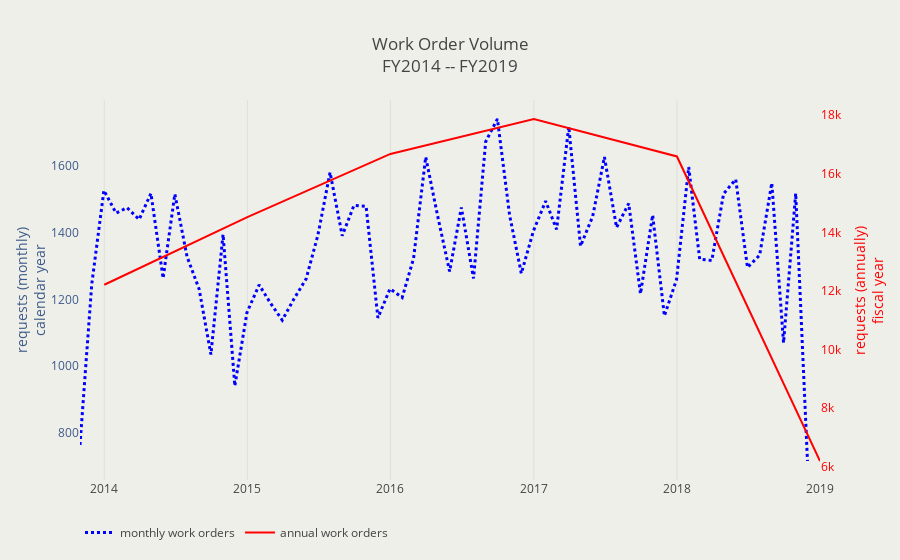

Write notebook code for a chart like this one.
### Code cell
# plot monthly
trace1 = go.Scatter(
    x = [quarter for quarter in df.resample('M')['wo_id'].count().index],
    y = [value for value in df.resample('M')['wo_id'].count()],
    mode = 'lines',
    name = 'monthly work orders',
    line = {'color': 'blue',
           'width': 3,
           'dash': 'dot'}
                    )
trace2 = go.Scatter(
    x = [year for year in work_order_volume.keys()],
    y = [value for value in work_order_volume.values()],
    mode = 'lines',
    name = 'annual work orders',
    line = {'color': 'red',
           'width': 2},
    yaxis = 'y2')
    
layout = go.Layout(
        hovermode = 'closest',
        legend = dict(orientation = 'h'),
        title ='Work Order Volume<br>FY{} -- FY{}'.format(min(df['fiscal_year']),max(df['fiscal_year'])),
        yaxis = dict(title='requests (monthly)<br>calendar year',
                   showgrid = False,
                   titlefont = dict(color = '#3c5a89'),
                   tickfont = dict(color = '#3c5a89')),
    
        yaxis2=dict(title='requests (annually)<br>fiscal year',
                    showgrid = False,
                    titlefont=dict(color='red'),
                    tickfont=dict(color='red'),
                    overlaying='y',
                    side='right'
                    ),
        plot_bgcolor = '#efefea',
        paper_bgcolor = '#efefea'
    )
fig = dict(data=[trace1, trace2], layout=layout)
pyo.iplot(fig)

### Figure 1 — Plotly figure (JSON) as saved in the notebook; plotly's stock layout.template omitted (floating-point values rounded to 4 significant figures)
{"data": [{"line": {"color": "blue", "dash": "dot", "width": 3}, "mode": "lines", "name": "monthly work orders", "type": "scatter", "uid": "e8b3c256-0320-4286-911d-1da6595df8af", "x": ["2013-10-31", "2013-11-30", "2013-12-31", "2014-01-31", "2014-02-28", "2014-03-31", "2014-04-30", "2014-05-31", "2014-06-30", "2014-07-31", "2014-08-31", "2014-09-30", "2014-10-31", "2014-11-30", "2014-12-31", "2015-01-31", "2015-02-28", "2015-03-31", "2015-04-30", "2015-05-31", "2015-06-30", "2015-07-31", "2015-08-31", "2015-09-30", "2015-10-31", "2015-11-30", "2015-12-31", "2016-01-31", "2016-02-29", "2016-03-31", "2016-04-30", "2016-05-31", "2016-06-30", "2016-07-31", "2016-08-31", "2016-09-30", "2016-10-31", "2016-11-30", "2016-12-31", "2017-01-31", "2017-02-28", "2017-03-31", "2017-04-30", "2017-05-31", "2017-06-30", "2017-07-31", "2017-08-31", "2017-09-30", "2017-10-31", "2017-11-30", "2017-12-31", "2018-01-31", "2018-02-28", "2018-03-31", "2018-04-30", "2018-05-31", "2018-06-30", "2018-07-31", "2018-08-31", "2018-09-30", "2018-10-31", "2018-11-30"], "y": [764, 1246, 1527, 1459, 1475, 1440, 1518, 1264, 1516, 1329, 1231, 1035, 1395, 941, 1161, 1244, 1191, 1138, 1202, 1262, 1393, 1581, 1391, 1482, 1479, 1145, 1232, 1206, 1323, 1627, 1453, 1284, 1476, 1263, 1673, 1741, 1453, 1278, 1406, 1495, 1410, 1718, 1360, 1449, 1627, 1416, 1488, 1217, 1453, 1151, 1260, 1597, 1321, 1317, 1517, 1560, 1296, 1333, 1549, 1070, 1518, 716]}, {"line": {"color": "red", "width": 2}, "mode": "lines", "name": "annual work orders", "type": "scatter", "uid": "f51f5d3a-d4e4-457c-ae9d-0c5733058cb7", "x": [2014, 2015, 2016, 2017, 2018, 2019], "y": [12209, 14522, 16679, 17873, 16593, 6186], "yaxis": "y2"}], "layout": {"hovermode": "closest", "legend": {"orientation": "h"}, "paper_bgcolor": "#efefea", "plot_bgcolor": "#efefea", "title": "Work Order Volume<br>FY2014 -- FY2019", "yaxis": {"showgrid": false, "tickfont": {"color": "#3c5a89"}, "title": "requests (monthly)<br>calendar year", "titlefont": {"color": "#3c5a89"}}, "yaxis2": {"overlaying": "y", "showgrid": false, "side": "right", "tickfont": {"color": "red"}, "title": "requests (annually)<br>fiscal year", "titlefont": {"color": "red"}}}}
